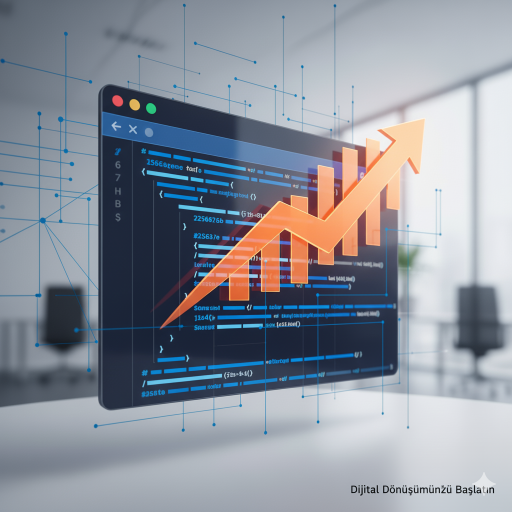
#> input picture base/media/uploads/Hero/Gemini_Generated_Image_fv3hxtfv3hxtfv3h.png, 1024 x 1024 px (shown at 1/2 size)
$ python -i image_optimization.py   (imports and definitions only)
#> lines starting #> are read from the running program, lines starting #| are printed output that depends on the picture
import os
from PIL import Image
from django.conf import settings
from django.core.files.storage import default_storage
from django.core.files.base import ContentFile
import io

# [69 lines left out: functions optimize_image, create_webp_version, get_image_dimensions, not called in this run]

def generate_responsive_images(image_field, sizes=[(400, 300), (800, 600), (1200, 900)]):
    """
    Generate multiple sizes of an image for responsive design
    """
    if not image_field:
        return []

    responsive_images = []

    for width, height in sizes:
        try:
            image = Image.open(image_field)
#> image is the input picture: PIL image 1024x1024 RGB; mean R, G, B 138.6, 144, 154.2

            # Calculate aspect ratio
            original_ratio = image.width / image.height
#> original_ratio = 1
            target_ratio = width / height

            if original_ratio > target_ratio:
                # Image is wider, crop width
                new_width = int(height * original_ratio)
                image = image.resize((new_width, height), Image.Resampling.LANCZOS)
                left = (new_width - width) // 2
                image = image.crop((left, 0, left + width, height))
            else:
                # Image is taller, crop height
                new_height = int(width / original_ratio)
#> new_height = 400
                image = image.resize((width, new_height), Image.Resampling.LANCZOS)
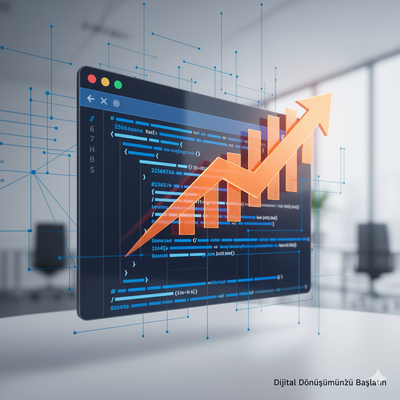
#> image: PIL image 400x400 RGB; mean R, G, B 138.6, 144, 154.2
                top = (new_height - height) // 2
#> top = 50
                image = image.crop((0, top, width, top + height))
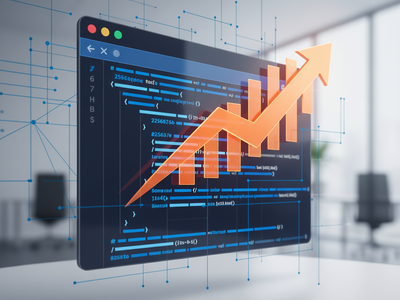
#> image: PIL image 400x300 RGB; mean R, G, B 132.3, 137, 147.4

            # Save optimized image
            output = io.BytesIO()
            image.save(output, format='JPEG', quality=85, optimize=True, progressive=True)
            output.seek(0)

            responsive_images.append({
                'width': width,
                'height': height,
                'content': ContentFile(output.getvalue())
            })
#> (this line was passed over: django is not available in this run)

        except Exception as e:
            print(f"Responsive image generation error: {e}")
            continue

    return responsive_images

>>> result = generate_responsive_images('../../media/uploads/Hero/Gemini_Generated_Image_fv3hxtfv3hxtfv3h.png')
